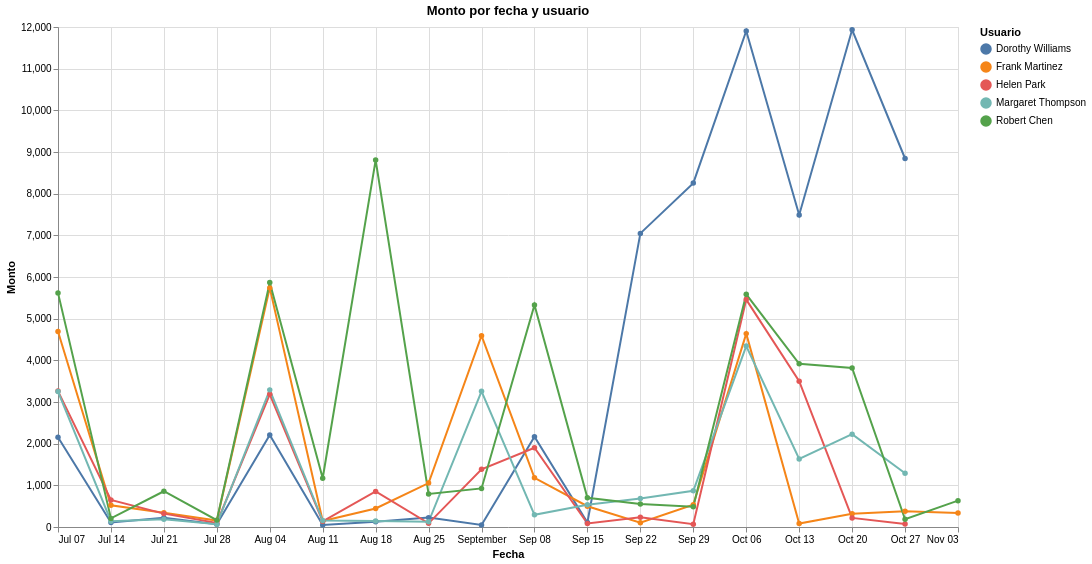

Notebook cell for this chart:
### Markdown cell above
## 6. Total amount per week and user

**What I'm doing:** converting `date` to a real datetime, adding each user's name with a `merge`, summing amounts per week and plotting one line per user.

**Why:** a quick view over time shows who moves the most money and whether there are spikes. I group by week rather than by day because with ~290 transactions over 4 months a daily chart would be mostly noise.

**Heads-up:** `amount` is always positive, so this sum mixes money in and money out. Weeks with a pension or deposits look high even though that is not spending. I separate both flows further down.

### Code cell
import altair as alt

# Fecha a datetime
df_transactions["date"] = pd.to_datetime(df_transactions["date"])

# Agregar nombre del usuario
df = df_transactions.merge(
    df_user_profiles[["user_id", "name"]],
    on="user_id",
    how="left"
)

# Agrupar por semana (freq="W")
df_daily = (
    df.groupby(
        ["name", pd.Grouper(key="date", freq="W")],
        as_index=False
    )["amount"]
    .sum()
)

# Graficar
chart = (
    alt.Chart(df_daily)
    .mark_line(point=True)
    .encode(
        x=alt.X("date:T", title="Fecha"),
        y=alt.Y("amount:Q", title="Monto"),
        color=alt.Color("name:N", title="Usuario"),
        tooltip=[
            alt.Tooltip("name:N", title="Usuario"),
            alt.Tooltip("date:T", title="Fecha"),
            alt.Tooltip("amount:Q", title="Monto")
        ]
    )
    .properties(
        title="Monto por fecha y usuario",
        width=900,
        height=500
    )
)

chart

### Figure 1 — Vega-Lite specification as saved in the notebook (floating-point values rounded to 4 significant figures)
{"config": {"view": {"continuousWidth": 300, "continuousHeight": 300}}, "data": {"name": "data-8f8c0258a4aa7d3c941d74bf30a4adc5"}, "mark": {"type": "line", "point": true}, "encoding": {"color": {"field": "name", "title": "Usuario", "type": "nominal"}, "tooltip": [{"field": "name", "title": "Usuario", "type": "nominal"}, {"field": "date", "title": "Fecha", "type": "temporal"}, {"field": "amount", "title": "Monto", "type": "quantitative"}], "x": {"field": "date", "title": "Fecha", "type": "temporal"}, "y": {"field": "amount", "title": "Monto", "type": "quantitative"}}, "height": 500, "title": "Monto por fecha y usuario", "width": 900, "$schema": "https://vega.github.io/schema/vega-lite/v6.4.1.json", "datasets": {"data-8f8c0258a4aa7d3c941d74bf30a4adc5": [{"name": "Dorothy Williams", "date": "2024-07-07T00:00:00", "amount": 2153.0}, {"name": "Dorothy Williams", "date": "2024-07-14T00:00:00", "amount": 108.3}, {"name": "Dorothy Williams", "date": "2024-07-21T00:00:00", "amount": 221.2}, {"name": "Dorothy Williams", "date": "2024-07-28T00:00:00", "amount": 64.96}, {"name": "Dorothy Williams", "date": "2024-08-04T00:00:00", "amount": 2208.0}, {"name": "Dorothy Williams", "date": "2024-08-11T00:00:00", "amount": 47.48}, {"name": "Dorothy Williams", "date": "2024-08-18T00:00:00", "amount": 123.9}, {"name": "Dorothy Williams", "date": "2024-08-25T00:00:00", "amount": 225.1}, {"name": "Dorothy Williams", "date": "2024-09-01T00:00:00", "amount": 50.0}, {"name": "Dorothy Williams", "date": "2024-09-08T00:00:00", "amount": 2167.0}, {"name": "Dorothy Williams", "date": "2024-09-15T00:00:00", "amount": 110.3}, {"name": "Dorothy Williams", "date": "2024-09-22T00:00:00", "amount": 7047.0}, {"name": "Dorothy Williams", "date": "2024-09-29T00:00:00", "amount": 8254.0}, {"name": "Dorothy Williams", "date": "2024-10-06T00:00:00", "amount": 11900.0}, {"name": "Dorothy Williams", "date": "2024-10-13T00:00:00", "amount": 7488.0}, {"name": "Dorothy Williams", "date": "2024-10-20T00:00:00", "amount": 11930.0}, {"name": "Dorothy Williams", "date": "2024-10-27T00:00:00", "amount": 8844.0}, {"name": "Frank Martinez", "date": "2024-07-07T00:00:00", "amount": 4691.0}, {"name": "Frank Martinez", "date": "2024-07-14T00:00:00", "amount": 519.8}, {"name": "Frank Martinez", "date": "2024-07-21T00:00:00", "amount": 341.9}, {"name": "Frank Martinez", "date": "2024-07-28T00:00:00", "amount": 155.1}, {"name": "Frank Martinez", "date": "2024-08-04T00:00:00", "amount": 5739.0}, {"name": "Frank Martinez", "date": "2024-08-11T00:00:00", "amount": 144.1}, {"name": "Frank Martinez", "date": "2024-08-18T00:00:00", "amount": 445.8}, {"name": "Frank Martinez", "date": "2024-08-25T00:00:00", "amount": 1054.0}, {"name": "Frank Martinez", "date": "2024-09-01T00:00:00", "amount": 4592.0}, {"name": "Frank Martinez", "date": "2024-09-08T00:00:00", "amount": 1180.0}, {"name": "Frank Martinez", "date": "2024-09-15T00:00:00", "amount": 499.0}, {"name": "Frank Martinez", "date": "2024-09-22T00:00:00", "amount": 100.9}, {"name": "Frank Martinez", "date": "2024-09-29T00:00:00", "amount": 536.0}, {"name": "Frank Martinez", "date": "2024-10-06T00:00:00", "amount": 4641.0}, {"name": "Frank Martinez", "date": "2024-10-13T00:00:00", "amount": 82.03}, {"name": "Frank Martinez", "date": "2024-10-20T00:00:00", "amount": 315.3}, {"name": "Frank Martinez", "date": "2024-10-27T00:00:00", "amount": 377.7}, {"name": "Frank Martinez", "date": "2024-11-03T00:00:00", "amount": 335.5}, {"name": "Helen Park", "date": "2024-07-07T00:00:00", "amount": 3262.0}, {"name": "Helen Park", "date": "2024-07-14T00:00:00", "amount": 648.1}, {"name": "Helen Park", "date": "2024-07-21T00:00:00", "amount": 321.0}, {"name": "Helen Park", "date": "2024-07-28T00:00:00", "amount": 96.16}, {"name": "Helen Park", "date": "2024-08-04T00:00:00", "amount": 3185.0}, {"name": "Helen Park", "date": "2024-08-11T00:00:00", "amount": 136.1}, {"name": "Helen Park", "date": "2024-08-18T00:00:00", "amount": 854.7}, {"name": "Helen Park", "date": "2024-08-25T00:00:00", "amount": 88.09}, {"name": "Helen Park", "date": "2024-09-01T00:00:00", "amount": 1385.0}, {"name": "Helen Park", "date": "2024-09-08T00:00:00", "amount": 1903.0}, {"name": "Helen Park", "date": "2024-09-15T00:00:00", "amount": 83.7}, {"name": "Helen Park", "date": "2024-09-22T00:00:00", "amount": 231.4}, {"name": "Helen Park", "date": "2024-09-29T00:00:00", "amount": 66.39}, {"name": "Helen Park", "date": "2024-10-06T00:00:00", "amount": 5458.0}, {"name": "Helen Park", "date": "2024-10-13T00:00:00", "amount": 3499.0}, {"name": "Helen Park", "date": "2024-10-20T00:00:00", "amount": 217.3}, {"name": "Helen Park", "date": "2024-10-27T00:00:00", "amount": 69.52}, {"name": "Margaret Thompson", "date": "2024-07-07T00:00:00", "amount": 3250.0}, {"name": "Margaret Thompson", "date": "2024-07-14T00:00:00", "amount": 140.6}, {"name": "Margaret Thompson", "date": "2024-07-21T00:00:00", "amount": 187.5}, {"name": "Margaret Thompson", "date": "2024-07-28T00:00:00", "amount": 65.98}, {"name": "Margaret Thompson", "date": "2024-08-04T00:00:00", "amount": 3291.0}, {"name": "Margaret Thompson", "date": "2024-08-11T00:00:00", "amount": 155.3}, {"name": "Margaret Thompson", "date": "2024-08-18T00:00:00", "amount": 144.6}, {"name": "Margaret Thompson", "date": "2024-08-25T00:00:00", "amount": 123.4}, {"name": "Margaret Thompson", "date": "2024-09-01T00:00:00", "amount": 3257.0}, {"name": "Margaret Thompson", "date": "2024-09-08T00:00:00", "amount": 292.0}, {"name": "Margaret Thompson", "date": "2024-09-15T00:00:00", "amount": 532.4}, {"name": "Margaret Thompson", "date": "2024-09-22T00:00:00", "amount": 686.5}, {"name": "Margaret Thompson", "date": "2024-09-29T00:00:00", "amount": 867.9}, {"name": "Margaret Thompson", "date": "2024-10-06T00:00:00", "amount": 4343.0}, {"name": "Margaret Thompson", "date": "2024-10-13T00:00:00", "amount": 1633.0}, {"name": "Margaret Thompson", "date": "2024-10-20T00:00:00", "amount": 2228.0}, {"name": "Margaret Thompson", "date": "2024-10-27T00:00:00", "amount": 1289.0}, {"name": "Robert Chen", "date": "2024-07-07T00:00:00", "amount": 5619.0}, {"name": "Robert Chen", "date": "2024-07-14T00:00:00", "amount": 206.9}, {"name": "Robert Chen", "date": "2024-07-21T00:00:00", "amount": 858.1}, {"name": "Robert Chen", "date": "2024-07-28T00:00:00", "amount": 165.3}, {"name": "Robert Chen", "date": "2024-08-04T00:00:00", "amount": 5869.0}, {"name": "Robert Chen", "date": "2024-08-11T00:00:00", "amount": 1171.0}, {"name": "Robert Chen", "date": "2024-08-18T00:00:00", "amount": 8806.0}, {"name": "Robert Chen", "date": "2024-08-25T00:00:00", "amount": 793.3}, {"name": "Robert Chen", "date": "2024-09-01T00:00:00", "amount": 925.9}, {"name": "Robert Chen", "date": "2024-09-08T00:00:00", "amount": 5328.0}, {"name": "Robert Chen", "date": "2024-09-15T00:00:00", "amount": 701.9}, {"name": "Robert Chen", "date": "2024-09-22T00:00:00", "amount": 552.2}, {"name": "Robert Chen", "date": "2024-09-29T00:00:00", "amount": 488.4}, {"name": "Robert Chen", "date": "2024-10-06T00:00:00", "amount": 5584.0}, {"name": "Robert Chen", "date": "2024-10-13T00:00:00", "amount": 3916.0}, {"name": "Robert Chen", "date": "2024-10-20T00:00:00", "amount": 3816.0}, {"name": "Robert Chen", "date": "2024-10-27T00:00:00", "amount": 187.0}, {"name": "Robert Chen", "date": "2024-11-03T00:00:00", "amount": 631.9}]}}
